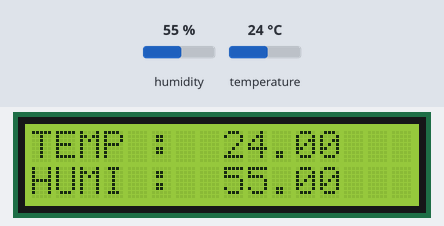
The sketch below on a simulated Arduino Uno, built with avr-gcc and run on an emulated ATmega328P. Parts: 16×2 character LCD. Wiring (inferred from the names in the program): DHT11 sensor: data pin 9. Inputs (shaded band) come from the test bench; at power-on: humidity 55 %, temperature 24 °C.

Above: at 1.2 s.
1.3 s: humidity set to 22 %
At 2.5 s:
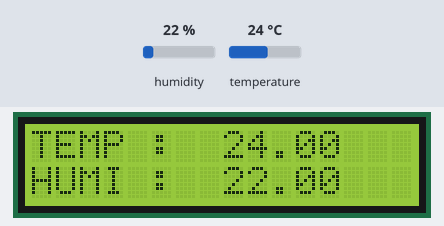
4.0 s: temperature set to 12 °C
At 5.2 s:
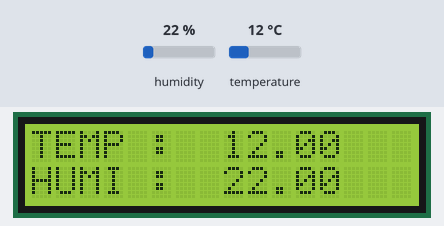
6.7 s: humidity set to 40 %
At 9.3 s:
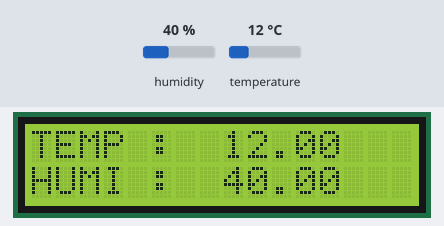
9.7 s: temperature set to 19 °C
At 10.8 s:
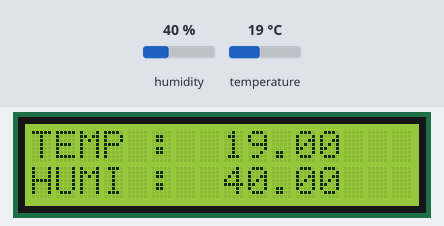
Timing chart, 0 to 12.7 s (numbered marks = the images above; inputs shaded):
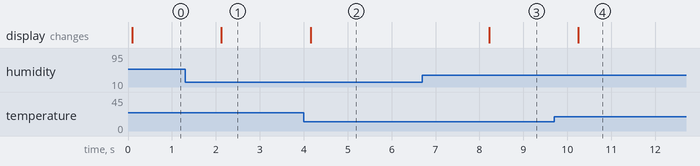

Measured:
- after the input at 1.3 s, the display: changes after 0.82 s (image 1)
- after the input at 4.0 s, the display: changes after 0.16 s (image 2)
- after the input at 6.7 s, the display: changes after 1.5 s (image 3)
- after the input at 9.7 s, the display: changes after 0.55 s (image 4)

The sketch:

dht_test.ino
```cpp
#include<dht.h>
#include <LiquidCrystal.h>
dht DHT;

// if you require to change the pin number, Edit the pin with your arduino pin.

#define DHT11_PIN 9
LiquidCrystal lcd(1, 0, 5, 4, 3, 2);
void setup() {
lcd.begin(16, 2);
//Serial.begin(9600);

//Serial.println("welcome to TechPonder Humidity and temperature Detector"); }
}
void loop() { // READ DATA

int chk = DHT.read11(DHT11_PIN);

Serial.print(" Humidity " );

Serial.println(DHT.humidity, 1);

Serial.print(" Temparature ");

Serial.println(DHT.temperature, 1);

lcd.clear();
  lcd.setCursor(0,0);
  lcd.print("TEMP : ");
  lcd.setCursor(8,0);
  lcd.print(DHT.temperature);
  lcd.setCursor(0,1);
  lcd.print("HUMI : ");
  lcd.setCursor(8,1);
  lcd.print(DHT.humidity);

delay(2000);

}
```
